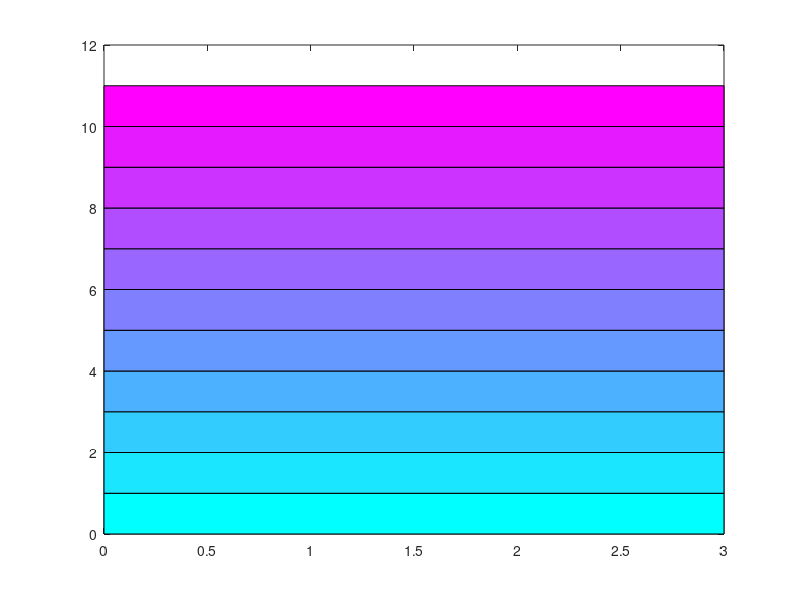

MATLAB code for this plot:
clear;

n = 10;

x = [0 3 3 0];
y = [0 0 1 1];
v = [0.0, 1.0, 1.0];

fill(x, y, v);
hold on;

for j = 1 : n
    v(1) = v(1) + 0.1;
    v(2) = v(2) - 0.1;
    
    fill(x, y + j, v);
    hold on;
end